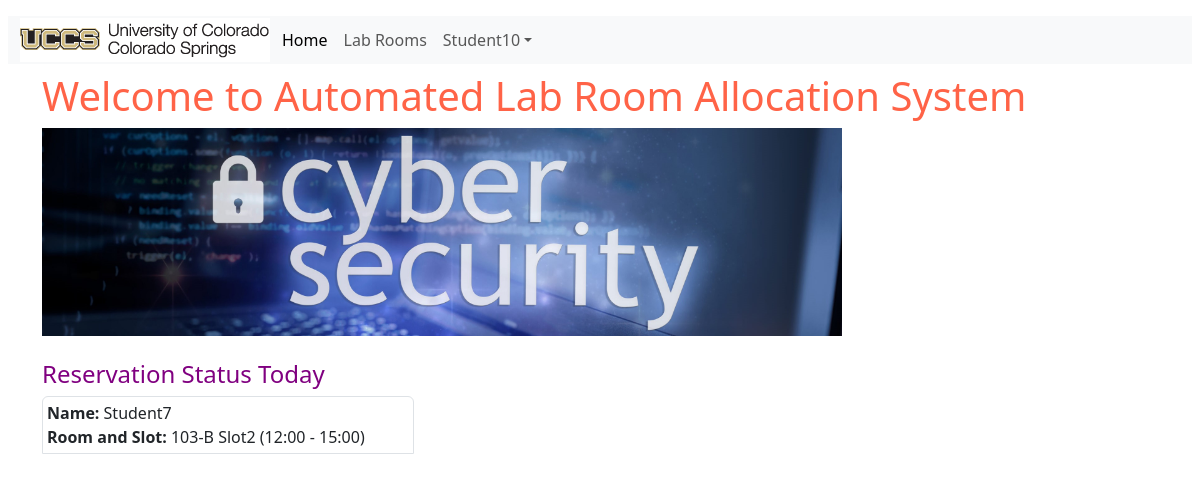
The page / (signed in) on the database its author committed.
### alras_application/models.py (models this page shows, shortened)
class Student(models.Model):
    MAJOR = (
        ('PhD-CS', 'PhD in Computer Science'),
        ('PhD-Sec', 'PhD in Security'),
        ('MS-CS', 'MS in Computer Science'),
        ('MS-Sec', 'MS in Security'),
    )
    user = models.ForeignKey(User, null=True, on_delete=models.CASCADE)
    name = models.CharField(max_length=200)
    email = models.CharField("UCCS Email", max_length=200)
    major = models.CharField(max_length=200, choices= MAJOR)
    slot = models.ForeignKey(LabRoom, on_delete=models.CASCADE, null=True, blank=True)
    date = models.DateField(null=True,blank=True)
    purpose = models.CharField(max_length=200,null=True)
    class Meta:
        unique_together = ['slot', 'date']

class LabRoom(models.Model):
    ROOMS = (
        ('101-A', 'Room 101-A'),
        ('102-A', 'Room 102-A'),
        ('103-B', 'Room 103-B'),
        ('104-B', 'Room 104-B'),
        ('105-C', 'Room 105-C'),
    )
    title = models.CharField(max_length=10,choices=ROOMS,null=True)
    slot = models.ForeignKey(RoomSlot, on_delete=models.CASCADE, default=None)

class RoomSlot(models.Model):
    SLOTS = (
        ('slot-1', '09:00 - 12:00'),
        ('slot-2', '12:00 - 15:00'),
        ('slot-3', '15:00 - 18:00')
    )
    slot = models.CharField(max_length=200, choices= SLOTS)
    title = models.CharField(max_length=200)

### alras_application/views.py (the view)
# urls.py: path('', views.index, name='index'),
def index(request):
    today = datetime.now().date()
    student_active_today = Student.objects.filter(date=today)
    return render( request, 'alras_application/index.html',{'student_active_today':student_active_today})

### alras_application/context_processors.py (called while the page is built)
def message_processor(request):
    if request.user.is_authenticated:
        no_msgs = 1
    else:
        no_msgs = 0
    return {
        'message' : no_msgs
    }

### alras_application/templates/alras_application/index.html (shortened to what this page needs)
{% extends "alras_application/base_template.html" %}
{% block content %}
<div class="container justify-content-center">
<h1 style="color:tomato;">Welcome to Automated Lab Room Allocation System</h1>
<img src="static/images/cyberLab_r.jpeg" class="img-fluid" alt="Cinque Terre" width="800" height="600">
</div>
<br>
<div class="container justify-content-center">
<h4 style="color:purple;">Reservation Status Today</h4>
{%if student_active_today %}
{% for i in student_active_today %}
<div class="col-sm-4 p-1 border rounded-top">
    <div class="container-fluid-sm">
    <strong>Name:</strong> {{i.name}}
    <strong>Room and Slot: </strong>{{ i.slot.title}} {{ i.slot.slot.title}}
    </div>
</div>
{% endfor %}
{%else%}
    <p>No lab slots booked today</p>
</div>
{%endif%}
{% endblock %}

### alras_application/templates/alras_application/base_template.html (shortened to what this page needs)
{% load static %}
<!DOCTYPE html>
<html lang="en">
<head>
{% load bootstrap5 %}
{% bootstrap_css %}
</head>
<body>
<div class="container-fluid p-2">
<nav class="navbar navbar-expand-lg bg-secondary-tertiary">
<div class="container-fluid bg-light">
<img src="{% static 'images/uccs_logo.gif' %}">
<div class="collapse navbar-collapse" id="navbarNav">
<ul class="navbar-nav justify-content-center p-1">
<li class="nav-item">
<a class="nav-link active" aria-current="page" href="{% url 'index' %}">Home</a>
</li>
<li class="nav-item">
<a class="nav-link" href="{% url 'labroom' %}">Lab Rooms</a>
</li>
<li class="nav-item dropdown">
  {% if message %}
  <a class="nav-link dropdown-toggle" href="#" role="button" data-bs-toggle="dropdown">{{user}}</a>
  {% else %}
    <a class="nav-link dropdown-toggle" href="#" role="button" data-bs-toggle="dropdown">Account</a>
    <ul class="dropdown-menu">
    <li><a class="dropdown-item" href="{% url 'login' %}">Log In</a></li>
    <li><a class="dropdown-item" href="{% url 'register_page' %}">Register</a></li>
  {% endif %}
</li>
</div>
</div>
</nav>
{% block content %}
{% endblock %}
</div>
</body>
</html>

### rows shown on the page
Student: name "Student7", slot "103-B", slot.slot "Slot2 (12:00 - 15:00)"

### other values the page prints
{{ user }} "Student10"
